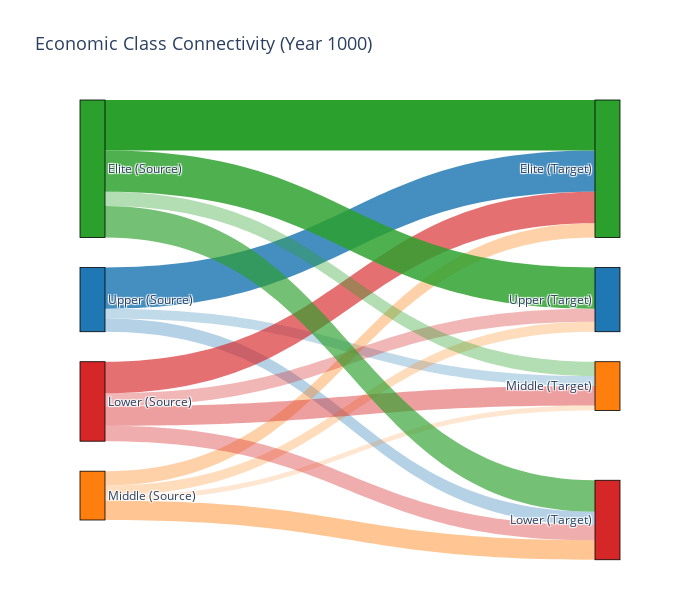

Write notebook code for a chart like this one.
### Code cell
import plotly.graph_objects as go
import numpy as np
from collections import defaultdict

# --- Configuration ---
year = 1000
relation = loaded_data[year]['network_relation']
num_classes = 4  # Set this to match your actual number of classes

# --- Class Naming System ---
class_names = {
    1: "Elite",
    2: "Upper",
    3: "Middle",
    4: "Lower"
}

# --- Step 1: Aggregate connectivity by wealth class ---
class_links = defaultdict(float)
for group_id, data in relation.items():
    from_cls = data['wealth_class']
    for target_id, weight in data.get('connectivity', {}).items():
        if target_id in relation:
            to_cls = relation[target_id]['wealth_class']
            class_links[(from_cls, to_cls)] += weight

# --- Step 2: Define nodes ---
left_labels = [f"{class_names[cls]} (Source)" for cls in sorted(class_names)]
right_labels = [f"{class_names[cls]} (Target)" for cls in sorted(class_names)]
all_labels = left_labels + right_labels
label_to_index = {label: i for i, label in enumerate(all_labels)}

# Node positioning
node_y_positions = np.linspace(0, 1, num_classes).tolist()
node_y = node_y_positions + node_y_positions  # Same for left/right
node_x = [0.0] * num_classes + [1.0] * num_classes  # Left/right columns

# Color scheme matching class tiers
class_colors = {
    1: "#2ca02c",  # Green for Elite
    2: "#1f77b4",  # Blue for Upper
    3: "#ff7f0e",  # Orange for Middle
    4: "#d62728"   # Red for Lower
}
node_colors = [class_colors[cls] for cls in sorted(class_names)] * 2

# --- Step 3: Process connections ---
all_weights = list(class_links.values())
min_conn = min(all_weights) if all_weights else 0
max_conn = max(all_weights) if all_weights else 1

source, target, value, link_colors, hover_text = [], [], [], [], []

for (from_cls, to_cls), conn in class_links.items():
    # Normalize and scale connection strength
    norm = (conn - min_conn) / (max_conn - min_conn) if max_conn != min_conn else 1
    scaled_value = norm**1.5  # Emphasize strong connections
    
    # Get visual properties
    source_idx = label_to_index[f"{class_names[from_cls]} (Source)"]
    target_idx = label_to_index[f"{class_names[to_cls]} (Target)"]
    base_color = class_colors[from_cls]
    
    # Convert hex to rgba with dynamic opacity
    r, g, b = [int(base_color[i:i+2], 16) for i in (1, 3, 5)]
    opacity = 0.1 + 0.9 * scaled_value  # Range: 10-100% opacity
    
    # Store properties
    source.append(source_idx)
    target.append(target_idx)
    value.append(scaled_value)
    link_colors.append(f"rgba({r}, {g}, {b}, {opacity})")
    
    hover_text.append(
        f"<b>{class_names[from_cls]} → {class_names[to_cls]}</b><br>"
        f"Raw strength: {conn:.2f}<br>"
        f"Relative strength: {scaled_value:.2f}"
    )

# --- Step 4: Create Visualization ---
fig = go.Figure(data=[go.Sankey(
    arrangement='snap',
    node=dict(
        pad=30,
        thickness=25,
        line=dict(color="black", width=0.8),
        label=all_labels,
        color=node_colors,
        x=node_x,
        y=node_y,
        hovertemplate="<b>%{label}</b><extra></extra>"
    ),
    link=dict(
        source=source,
        target=target,
        value=value,
        color=link_colors,
        hovertemplate="%{customdata}<extra></extra>",
        customdata=hover_text
    )
)])

fig.update_layout(
    title_text=f"Economic Class Connectivity (Year {year})",
    title_font_size=18,
    font=dict(size=12),
    width=700,
    height=600,
    hoverlabel=dict(
        bgcolor="white",
        font_size=14,
        font_family="Arial"
    )
)

fig.show()

### Figure 1 — Plotly figure (JSON) as saved in the notebook; plotly's stock layout.template omitted (floating-point values rounded to 4 significant figures)
{"data": [{"arrangement": "snap", "link": {"color": ["rgba(31, 119, 180, 0.2762244717424429)", "rgba(31, 119, 180, 0.1)", "rgba(31, 119, 180, 0.33417079192932014)", "rgba(31, 119, 180, 0.8309549999372813)", "rgba(255, 127, 14, 0.2762244717424438)", "rgba(255, 127, 14, 0.4450812217068779)", "rgba(255, 127, 14, 0.35564403423642976)", "rgba(255, 127, 14, 0.1909194850320292)", "rgba(214, 39, 40, 0.33417079192931665)", "rgba(214, 39, 40, 0.445081221706879)", "rgba(214, 39, 40, 0.6593480854164219)", "rgba(214, 39, 40, 0.37493803891314736)", "rgba(44, 160, 44, 0.8309549999372798)", "rgba(44, 160, 44, 0.3556440342364309)", "rgba(44, 160, 44, 0.6593480854164178)", "rgba(44, 160, 44, 1.0)"], "customdata": ["<b>Upper → Middle</b><br>Raw strength: 88.37<br>Relative strength: 0.20", "<b>Upper → Upper</b><br>Raw strength: 80.11<br>Relative strength: 0.00", "<b>Upper → Lower</b><br>Raw strength: 90.09<br>Relative strength: 0.26", "<b>Upper → Elite</b><br>Raw strength: 101.44<br>Relative strength: 0.81", "<b>Middle → Upper</b><br>Raw strength: 88.37<br>Relative strength: 0.20", "<b>Middle → Lower</b><br>Raw strength: 93.04<br>Relative strength: 0.38", "<b>Middle → Elite</b><br>Raw strength: 90.70<br>Relative strength: 0.28", "<b>Middle → Middle</b><br>Raw strength: 85.42<br>Relative strength: 0.10", "<b>Lower → Upper</b><br>Raw strength: 90.09<br>Relative strength: 0.26", "<b>Lower → Middle</b><br>Raw strength: 93.04<br>Relative strength: 0.38", "<b>Lower → Elite</b><br>Raw strength: 97.95<br>Relative strength: 0.62", "<b>Lower → Lower</b><br>Raw strength: 91.22<br>Relative strength: 0.31", "<b>Elite → Upper</b><br>Raw strength: 101.44<br>Relative strength: 0.81", "<b>Elite → Middle</b><br>Raw strength: 90.70<br>Relative strength: 0.28", "<b>Elite → Lower</b><br>Raw strength: 97.95<br>Relative strength: 0.62", "<b>Elite → Elite</b><br>Raw strength: 104.61<br>Relative strength: 1.00"], "hovertemplate": "%{customdata}<extra></extra>", "source": [1, 1, 1, 1, 2, 2, 2, 2, 3, 3, 3, 3, 0, 0, 0, 0], "target": [6, 5, 7, 4, 5, 7, 4, 6, 5, 6, 4, 7, 5, 6, 7, 4], "value": [0.1958, 0, 0.2602, 0.8122, 0.1958, 0.3834, 0.284, 0.101, 0.2602, 0.3834, 0.6215, 0.3055, 0.8122, 0.284, 0.6215, 1]}, "node": {"color": ["#2ca02c", "#1f77b4", "#ff7f0e", "#d62728", "#2ca02c", "#1f77b4", "#ff7f0e", "#d62728"], "hovertemplate": "<b>%{label}</b><extra></extra>", "label": ["Elite (Source)", "Upper (Source)", "Middle (Source)", "Lower (Source)", "Elite (Target)", "Upper (Target)", "Middle (Target)", "Lower (Target)"], "line": {"color": "black", "width": 0.8}, "pad": 30, "thickness": 25, "x": [0, 0, 0, 0, 1, 1, 1, 1], "y": [0, 0.3333, 0.6667, 1, 0, 0.3333, 0.6667, 1]}, "type": "sankey"}], "layout": {"font": {"size": 12}, "height": 600, "hoverlabel": {"bgcolor": "white", "font": {"family": "Arial", "size": 14}}, "title": {"font": {"size": 18}, "text": "Economic Class Connectivity (Year 1000)"}, "width": 700}}
